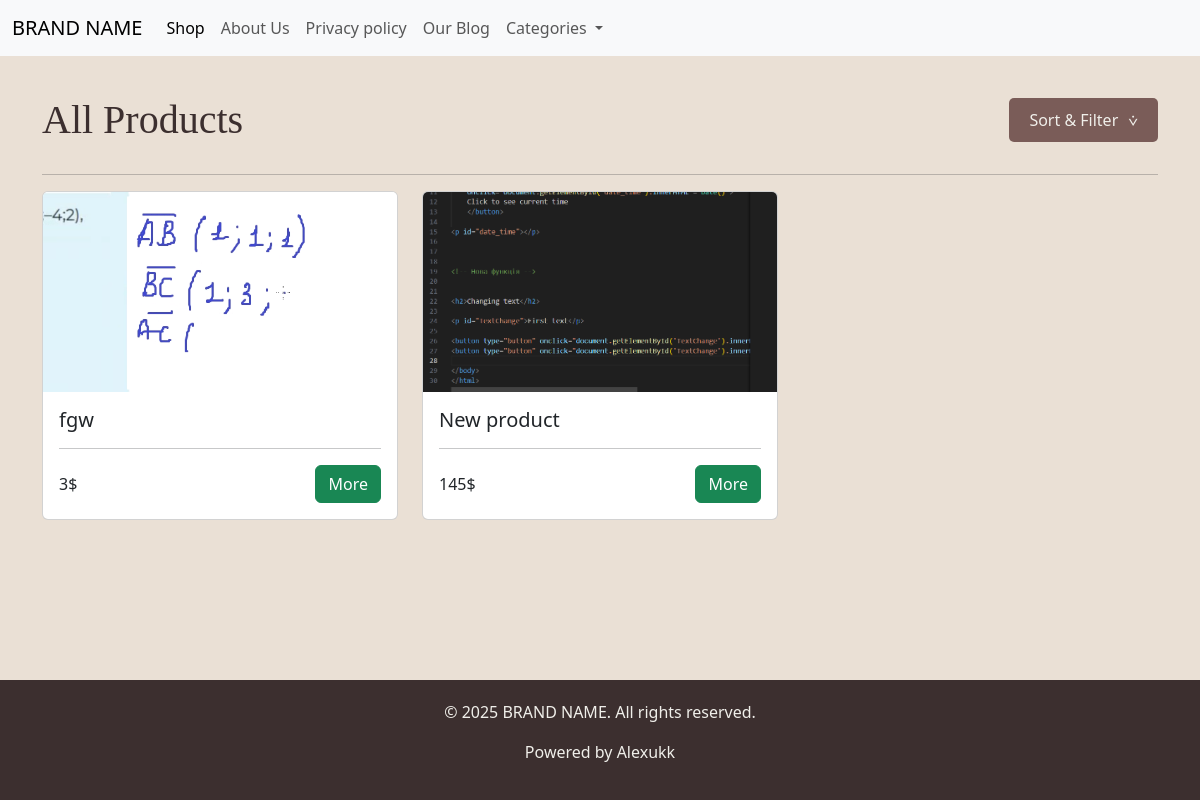
The page /shop on the database as committed earlier.
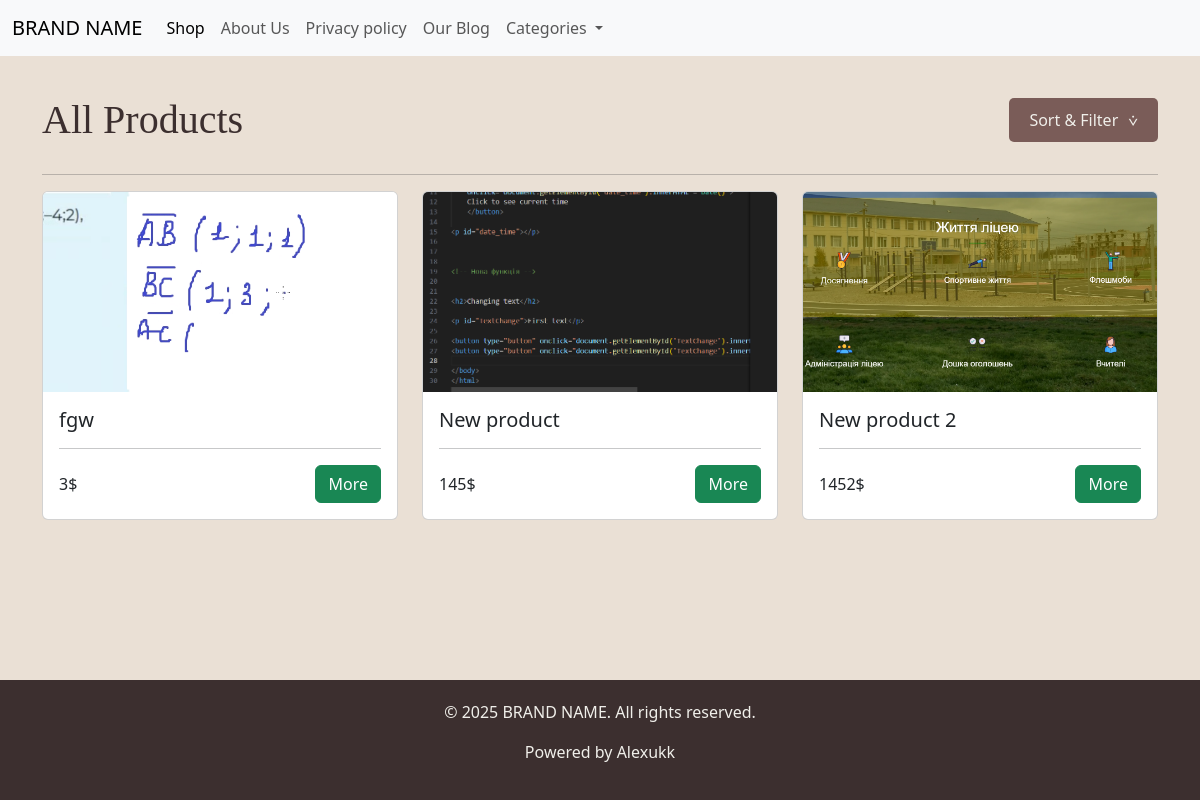
The same page on the database as committed later.
### main.py (models this page shows, shortened)
class Product(db.Model):
    id = db.Column(db.Integer, primary_key=True)
    title = db.Column(db.String(300), nullable=False)
    text = db.Column(db.Text, nullable=False)
    price = db.Column(db.Integer, nullable=False)
    photo1 = db.Column(db.String, nullable=False)
    photo2 = db.Column(db.String, nullable=False)
    photo3 = db.Column(db.String, nullable=False)
    category = db.Column(db.String(100), nullable=True)

### main.py (the view)
@app.route('/shop', methods=['GET'])
def shop():
    sort_by = request.args.get('sort_by')
    category = request.args.get('type')
    query = Product.query
    if category:
        query = query.filter_by(category=category)
    if sort_by == 'price_asc':
        query = query.order_by(Product.price.asc())
    elif sort_by == 'price_desc':
        query = query.order_by(Product.price.desc())
    products = query.all()
    return render_template('shop.html', products=products)

### templates/shop.html (shortened to what this page needs)
{% extends "base.html" %}
{% block content %}
    <section class="shop-page container">
        <div class="shop-controls">
            <h1 class="page-title">All Products</h1>
            <div class="dropdown">
                <button class="sort-button">
                    <span>Sort & Filter</span>
                    <span class="arrow">⩒</span>
                </button>
            </div>
        </div>
        <hr>
        <div class="row g-4">
    {% for product in products %}
    <div class="col-12 col-md-6 col-lg-4">
        <div class="card h-100">
            <img src="{{ './static/' + product.photo1}}" class="card-img-top" alt="{{ product.title }}">
              <div class="card-body">
                <h5 class="card-title">{{ product.title }}</h5>
                  <hr>
                <div class="d-flex justify-content-between align-items-center mt-3">
                    <p class="card-text mb-0">{{ product.price }}$</p>
                    <a href="{{ url_for('shop', product_id=product.id) }}" class="btn btn-success">More</a>
                </div>
            </div>
        </div>
    </div>
    {% endfor %}
</div>
    </section>
{% endblock %}

### templates/base.html (shortened to what this page needs)
<!DOCTYPE html>
<html lang="en">
<head>
    <link rel="stylesheet" href="/static/css/main.css">
    <link href="https://cdn.jsdelivr.net/npm/bootstrap@5.3.8/dist/css/bootstrap.min.css" rel="stylesheet">
</head>
<body>
    <nav class="navbar navbar-expand-lg bg-body-tertiary">
  <div class="container-fluid">
    <a class="navbar-brand" href="{{ url_for('index') }}">BRAND NAME</a>
    <div class="collapse navbar-collapse" id="navbarNavDropdown">
      <ul class="navbar-nav">
        <li class="nav-item">
          <a class="nav-link active" aria-current="page" href="{{url_for('shop')}}">Shop</a>
        </li>
        <li class="nav-item">
          <a class="nav-link" href="{{url_for('aboutUs')}}">About Us</a>
        </li>
        <li class="nav-item">
          <a class="nav-link" href="{{ url_for('privacy_policy') }}">Privacy policy</a>
        </li>
          <li class="nav-item">
          <a class="nav-link" href="{{ url_for('posts') }}">Our Blog</a>
        </li>
        <li class="nav-item dropdown">
          <a class="nav-link dropdown-toggle" href="#" role="button" data-bs-toggle="dropdown" aria-expanded="false">
            Categories
          </a>
        </li>
      </ul>
    </div>
  </div>
</nav>
    <main>
        {% block content %}{% endblock %}
    </main>
    <footer class="footer">
        <div class="container footer-content">
            <p>&copy; 2025 BRAND NAME. All rights reserved.</p>
            <p class="creator-info">
                Powered by <a href="https://github.com/Alexukk" target="_blank">Alexukk</a>
            </p>
        </div>
    </footer>
</body>
</html>

### static/css/main.css (style rules this page uses)
:root { --dark-coffee: #3C2F2F; --medium-roast: #7A5C58; --latte: #EAE0D5; --cream: #F0EFEA; --text-color: #554A4A; --font-heading: 'Cormorant Garamond', serif; --font-body: 'Montserrat', sans-serif; }
body { font-family: var(--font-body); color: var(--text-color); background-color: var(--medium-roast); margin: 0; line-height: 1.6; display: flex; flex-direction: column; min-height: 100vh; }
main { flex-grow: 1; background-color: var(--latte); }
.container { max-width: 1100px; margin: 0 auto; padding: 0 20px; }
.footer { background-color: var(--dark-coffee); color: var(--cream); text-align: center; padding: 20px 0; }
a { color: inherit; text-decoration: none; transition: color 0.3s ease; }
.footer a { color: var(--cream); text-decoration: none; border-bottom: 1px solid transparent; }
.shop-page { padding: 40px 0; }
.shop-controls { display: flex; justify-content: space-between; align-items: center; margin-bottom: 30px; position: relative; z-index: 10; }
.page-title { font-size: 2.5em; font-family: var(--font-heading); color: var(--dark-coffee); margin: 0; }
.dropdown { position: relative; display: inline-block; }
.sort-button { background-color: var(--medium-roast); color: var(--cream); padding: 10px 20px; font-size: 1em; border: none; cursor: pointer; border-radius: 5px; transition: background-color 0.3s; display: flex; align-items: center; gap: 10px; }
.card-img-top { width: 100%; height: 200px; object-fit: cover; }

Rows that differ between the two databases and show on the page:
added Product: shows a picture, title "New product 2", price "1452"
